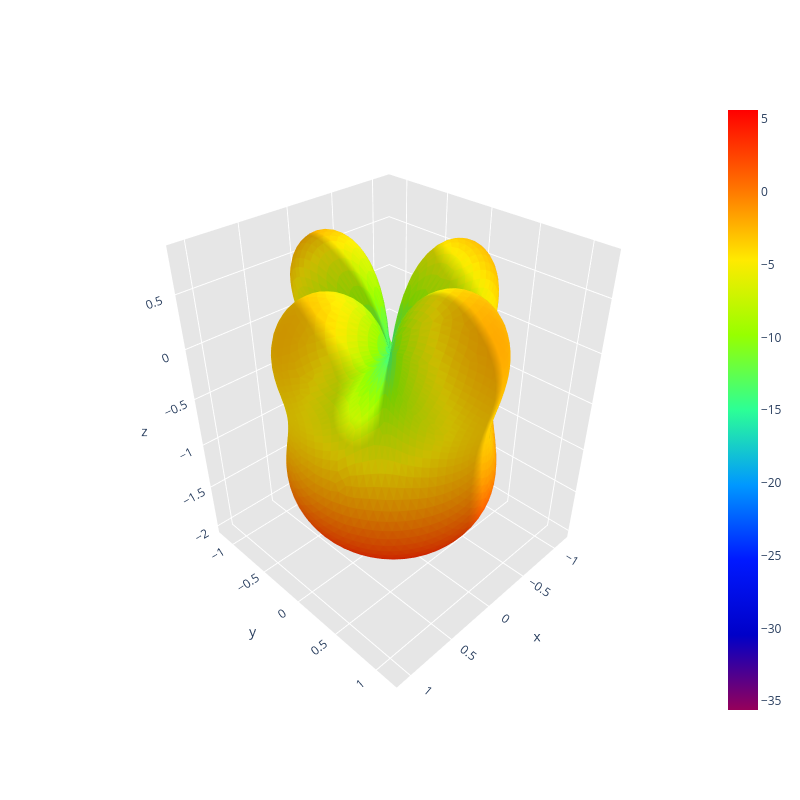

The notebook cell this image was saved under:
### Code cell
display_rhcp_gain(path)

### Figure 1 — Plotly figure (JSON) as saved in the notebook; plotly's stock layout.template omitted (floating-point values rounded to 4 significant figures; data arrays with more than 128 entries replaced by an {"elided": "..."} marker saying what was removed)
{"data": [{"facecolor": {"elided": "10296 str values"}, "i": {"elided": "10296 int values"}, "j": {"elided": "10296 int values"}, "k": {"elided": "10296 int values"}, "name": "", "type": "mesh3d", "x": {"elided": "5150 float values"}, "y": {"elided": "5150 float values"}, "z": {"elided": "5150 float values"}}, {"hoverinfo": "none", "marker": {"color": [-35.6, 5.623], "colorscale": [[0, "rgb(150, 0, 90)"], [0.125, "rgb(0, 0, 200)"], [0.25, "rgb(0, 25, 255)"], [0.375, "rgb(0, 152, 255)"], [0.5, "rgb(44, 255, 150)"], [0.625, "rgb(151, 255, 0)"], [0.75, "rgb(255, 234, 0)"], [0.875, "rgb(255, 111, 0)"], [1, "rgb(255, 0, 0)"]], "showscale": true, "size": 0.1}, "mode": "markers", "showlegend": false, "type": "scatter3d", "x": [6.123e-20], "y": [-1.5e-35], "z": [0.001]}], "layout": {"height": 800, "scene": {"aspectratio": {"x": 0.7911, "y": 0.8222, "z": 1}, "xaxis": {"backgroundcolor": "rgb(230, 230, 230)", "gridcolor": "rgb(255, 255, 255)", "showbackground": true, "zerolinecolor": "rgb(255, 255, 255)"}, "yaxis": {"backgroundcolor": "rgb(230, 230, 230)", "gridcolor": "rgb(255, 255, 255)", "showbackground": true, "zerolinecolor": "rgb(255, 255, 255)"}, "zaxis": {"backgroundcolor": "rgb(230, 230, 230)", "gridcolor": "rgb(255, 255, 255)", "showbackground": true, "zerolinecolor": "rgb(255, 255, 255)"}}, "title": {"text": ""}, "width": 800}}
